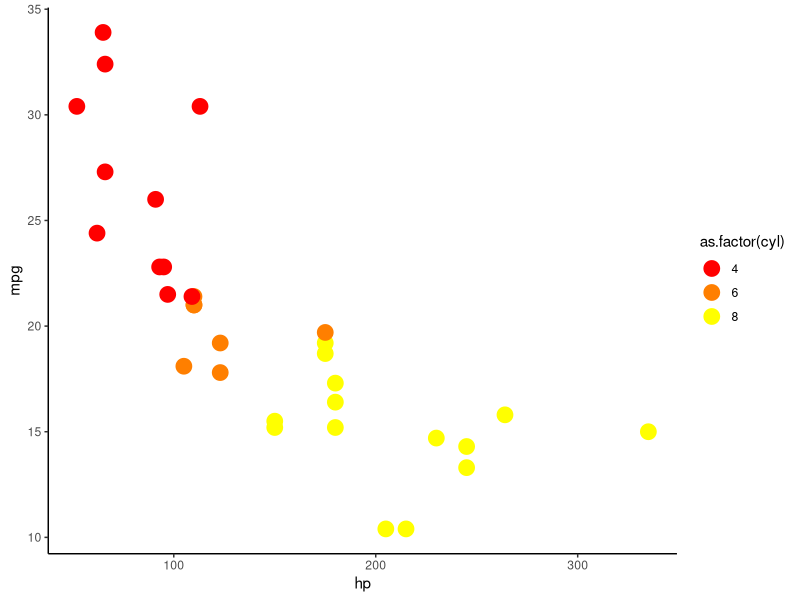

This figure's R source:


#**************************************************************
# COLOUR PALETTES IN R 
#**************************************************************

library("tidyverse")
library("grDevices")

# reference: 

# 2 main functions: ---------
# colorRamp: Take a palette of colors and return a function that 
# takes valeus between 0 and 1, indicating the extremes of the 
# color palette (e.g. see the gray() function)

# colorRampPalette: Take a palette of colors and return a 
# function that takes integer arguments and returns a vector of 
# colors interpolating the palette (like heat.colors() or topo.colors())

# colorRamp():----------------------
# interpolate colors between red and blue: 
palette <- colorRamp(c("red", "blue"))

# palette is a fn that takes a number between 0 and 1 
palette(0)  # this gives the colour red in RGB

# you can pass any number from 0 to 1 to palette( ) 
palette(1)  # blue 
palette(0.5)  # purple-ish 

# you can also pass a seq numbers: 
palette(seq(0, 1, len = 10))


# you can interpolate between more than 2 cols: 
pal <- colorRamp(c("red", "green", "blue"))
pal(0)
pal(.4)



# colourRampPalette( ): --------------------
pal <- colorRampPalette(c("red", "yellow"))

# pal is a fn that takes an integer arg specifying num of 
# interpolated cols to return: 

pal(2)  # just gives red and yellow 
#FFFF00 ==> in this format, first 2 characters specify red 
# value, then next 2 specify green, then blue (in hex format)


# return 10 cols between red and yellow: 
pal(10)




# testing with ggplot: --------
mtcars %>% 
      ggplot(aes(x = hp,
                 y = mpg)) + 
      geom_point(aes(col = as.factor(cyl)), 
                 size = 5) +
      scale_colour_manual(values = pal(3)) + 
      theme_classic()
